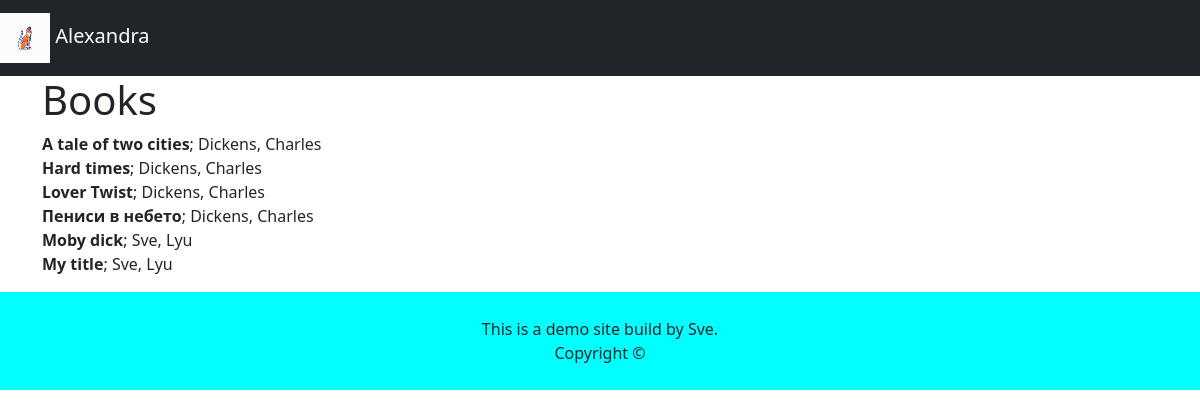
The app's page /catalog/book_listing/ with its own data.
### catalog/models.py (models this page shows, shortened)
class Book(models.Model):
    title = models.CharField(max_length=100)
    author = models.ForeignKey(Author, on_delete=models.CASCADE, blank=True, null=True)
    created = models.DateTimeField(auto_now_add=True)
    updated = models.DateTimeField(auto_now=True)
    class Meta:
        ordering  = ['author__last_name', 'title']
        verbose_name = 'Bookington'
        indexes = [
            models.Index(fields=['title', 'author']),
        ]

class Author(models.Model):
    last_name = models.CharField(max_length=50)
    first_name = models.CharField(max_length=50, blank=True)
    birth_year = models.PositiveSmallIntegerField()

### catalog/views.py (the view)
# urls.py: path('book_listing/', views.book_listing),
def book_listing(request):
    data = {
        'books': Book.objects.order_by('author__last_name', 'title'),
    }
    return render(request, 'book_listing.html', data)

### templates/book_listing.html
{% extends "base.html" %}
{%block content %}
<h1>Books</h1>
    <p>
        {% for book in books %}
        <b>{{book.title}}</b>;
            {{book.author.last_name}}, {{book.author.first_name}}
        <br/>
        {% empty %}
        <i>no records</i>
        {% endfor %}
    </p>
{% endblock content  %}

### templates/base.html (shortened to what this page needs)
{% load static %}
<!DOCTYPE html>
<html lang="en">
<head>
    <link href="https://cdn.jsdelivr.net/npm/bootstrap@5.3.0-alpha3/dist/css/bootstrap.min.css" rel="stylesheet">
    <link rel="stylesheet" href="{% static 'css/site.css' %}">
</head>
<body>
<nav class="navbar navbar-toggleable-md navbar-expand-md navbar-dark bg-dark">
    <a href="/" class="navbar-brand">
        <img src="{% static 'logo.jpg' %}"  class="logo-img" alt="drawing of a cat" width="50" height="50"> Alexandra
    </a>
</nav>
{% block container %}
<main class="container" role="main">
    {% block content %}
    {% endblock content %}
</main>
{% endblock container %}
<footer>
    <div class="copyright">
        This is a demo site build  by Sve. <br>
        Copyright &copy;
    </div>
</footer>
</body>
</html>

### static/css/site.css (style rules this page uses)
footer { background-color: cyan; padding: 25px; text-align: center; }

### records on screen
Book: title "A tale of two cities", author.last_name "Dickens", author.first_name "Charles"
Book: title "Hard times", author.last_name "Dickens", author.first_name "Charles"
Book: title "Lover Twist", author.last_name "Dickens", author.first_name "Charles"
Book: title "Пениси в небето", author.last_name "Dickens", author.first_name "Charles"
Book: title "Moby dick", author.last_name "Sve", author.first_name "Lyu"
Book: title "My title", author.last_name "Sve", author.first_name "Lyu"
